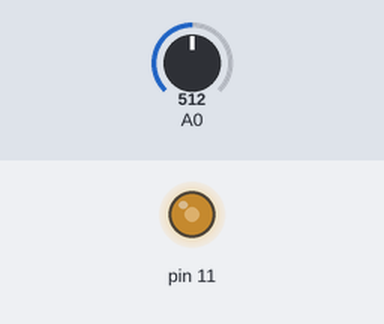
Bench run of a sketch on a simulated Arduino Uno, built with avr-gcc and run on an emulated ATmega328P. Shown: output pins drawn as LEDs (lit = HIGH). The test bench sets the inputs (shaded band); at power-on: A0 = 512.

Above: at 1.2 s.
1.3 s: A0 set to 306
At 2.4 s:
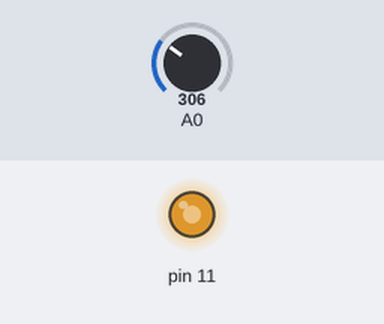
2.8 s: A0 set to 245
At 3.5 s:
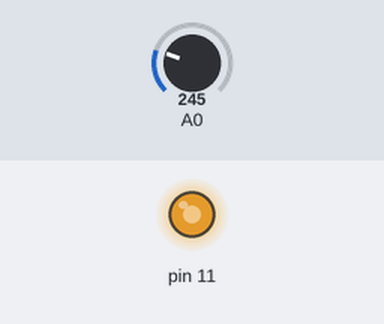
4.3 s: A0 set to 900
At 4.6 s:
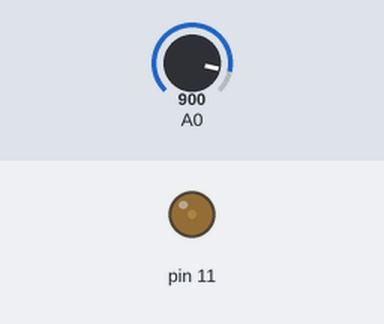
5.8 s: A0 set to 1023
At 7.0 s:
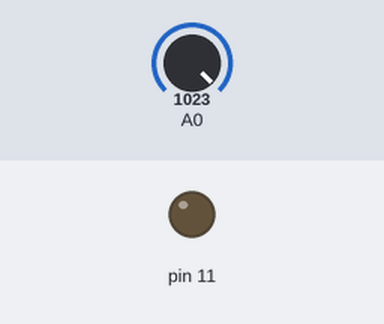
Timing chart, 0 to 8.3 s (numbered marks = the images above; inputs shaded):
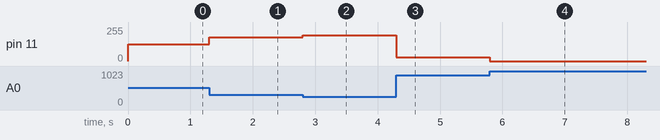

The sketch:

Sensor.ino
```cpp
void setup() {
  // put your setup code here, to run once:
  pinMode(11, OUTPUT);
  pinMode(A0, INPUT);
}

void loop() {
  // put your main code here, to run repeatedly:
  int lightLevel = analogRead(A0);
  int LEDLevel = 255 - (lightLevel/4);
  analogWrite(11, LEDLevel);
}
```

Measured:
- after the input at 1.3 s, pin 11: 127/255 → 179/255 at once
- after the input at 2.8 s, pin 11: 179/255 → 194/255 at once
- after the input at 4.3 s, pin 11: 194/255 → 30/255 at once
- after the input at 5.8 s, pin 11: 30/255 → 0/255 at once
